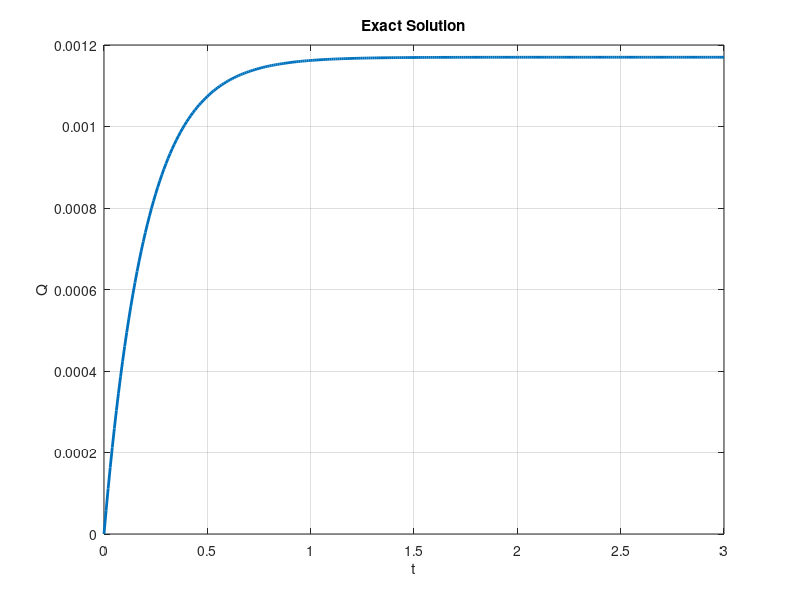
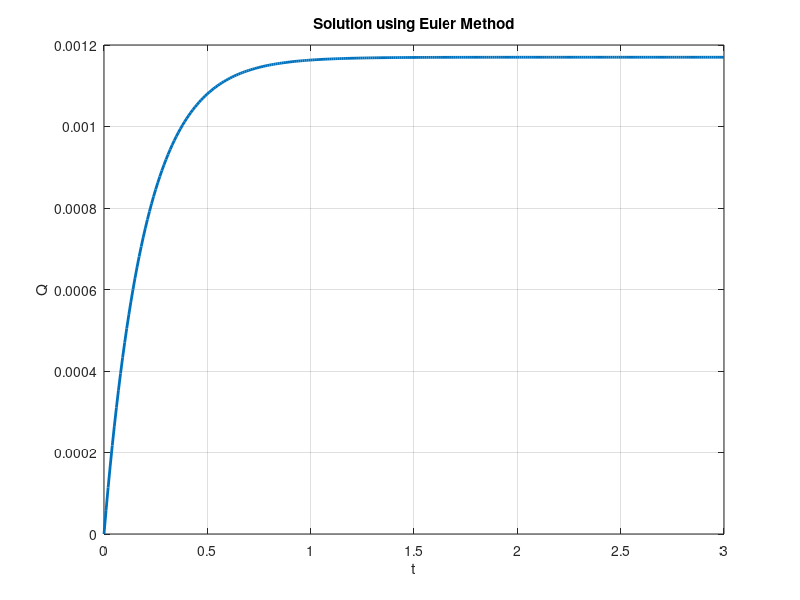

These charts were generated, in order, by the following MATLAB code:
clc , close all ; 
clf , clear all ; 
%%%%%%%%%%%%%%%%%%%%%%%%%%%%%%%%%%%%%%%%%%%%%%%%%%%%%%%%%%%%%%%%%%%%%%%%%%
% Given
R = 20000 ; 
C = 10e-6 ; 
E = 117 ; 

f = @(t,q) (E/R - q/(R*C)) ;
% Plotting actual value using actual answer
tau = R*C ;
actual_ans = @(t) E*C*(1-exp(-t/tau)) ; 
t = 0 : .01 : 3 ;
q = actual_ans(t) ;
plot(t,q,'LineWidth',2) ;
title('Exact Solution','LineWidth',2) ;
xlabel('t','LineWidth',2) ;
ylabel('Q','LineWidth',2) ;
grid on ;
figure ; 
% calculating actual value
actual_value = actual_ans(3) ;
fprintf('Actual value of Q(3) : %f\n',actual_value) ;

% Euler Method
t(1) = 0 ; 
q(1) = 0 ;
max_value = 3 ; 
step_size = .01 ;
n = max_value / step_size ; 
for i = 1 : n 
    q(i+1) = q(i) + f(t(i),q(i)) * step_size ; 
    t(i+1) = t(i) + step_size ; 
end
plot(t,q,'LineWidth',2) ;
title('Solution using Euler Method','LineWidth',2) ;
xlabel('t','LineWidth',2) ;
ylabel('Q','LineWidth',2) ;
grid on ;
fprintf('Value of Q(3) using Euler''s Method : %f\n',q(i+1)) ;



